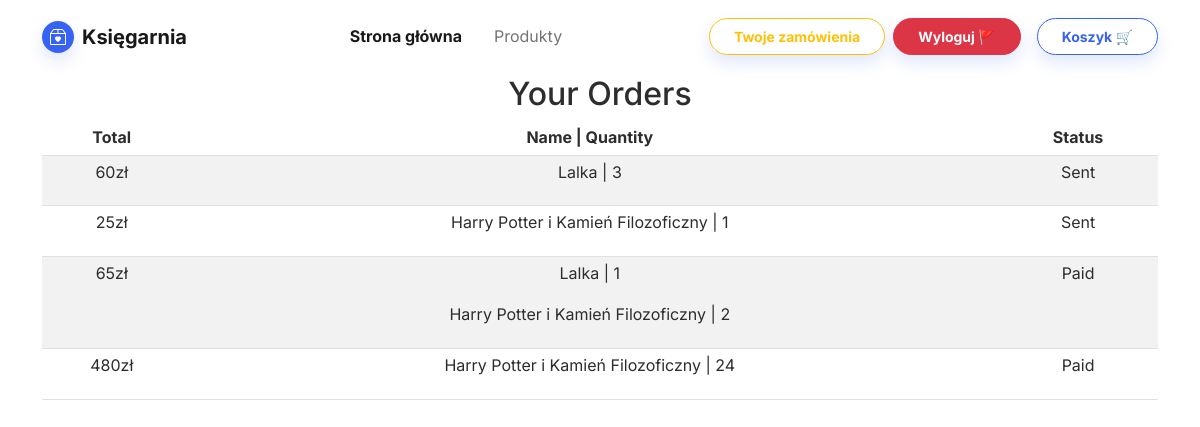
The page /customer_page.php (signed in) on the database its author committed.
### tables this page shows
CREATE TABLE `orders` (
  `id` int(11) NOT NULL,
  `idUser` int(11) NOT NULL,
  `total` int(11) NOT NULL,
  `orderDate` date NOT NULL,
  `status` varchar(11) NOT NULL DEFAULT 'Paid'
);

CREATE TABLE `orderdetail` (
  `id` int(11) NOT NULL,
  `idOrder` int(11) NOT NULL,
  `idProduct` int(11) NOT NULL,
  `quantity` int(11) NOT NULL
);

CREATE TABLE `products` (
  `id` int(11) NOT NULL,
  `name` varchar(250) NOT NULL,
  `description` varchar(1000) NOT NULL,
  `img` varchar(100) NOT NULL,
  `price` int(11) NOT NULL,
  `quantity` int(11) NOT NULL,
  `categoryId` int(11) NOT NULL
);

### customer_page.php (the view, shortened to what this page needs)
<!DOCTYPE html>
<html lang="en">
<head>
    <link rel="stylesheet" href="assets/bootstrap/css/bootstrap.min.css">
</head>
<body>
    <?php require_once 'navbar.php'; ?>
    <div class="container text-center">
        <div class="row">
            <div class="col col-md-14">
                <h2>Your Orders</h2>
                <tbody>
                    <?php
                    require_once "database_connect.php";
                    function getOrders($connection)
                    {
                        $orders = array();
                        $user = $_SESSION['id'];
                        $sql = "SELECT * FROM orders WHERE $user = idUser";
                        $result = $connection->query($sql);
                        if ($result->num_rows > 0) {
                            while ($row = $result->fetch_assoc()) {
                                $orders[] = $row;
                            }
                        }
                        return $orders;
                    }
                    function getOrdersDetail($connection)
                    {
                        $ordersD = array();
                        $sql = "SELECT products.name AS productName, orderdetail.quantity AS quantity, orderdetail.idOrder FROM `products`, `orderdetail` WHERE products.id=orderdetail.idProduct";
                        $result = $connection->query($sql);
                        if ($result->num_rows > 0) {
                            while ($row = $result->fetch_assoc()) {
                                $ordersD[] = $row;
                            }
                        }
                        return $ordersD;
                    }
                    $orders = getOrders($connection);
                    if (empty($orders)) {
                        echo '<tr><h3>Nic jeszcze nie zamówiłeś.</h3></tr>';
                    } else {
                        echo '<table class="table table-striped table-hover table-sm">
                            <thead>
                                <tr>
                                    <th scope="col">Total</th>
                                    <th scope="col">Name | Quantity</th>
                                    <th scope="col">Status</th>
                                </tr>
                            </thead>';
                        foreach ($orders as $order) {
                            echo '
                                <tr>
                                <td>' . $order['total'] . 'zł</td>
                                <td>';
                            foreach (getOrdersDetail($connection) as $orderD) {
                                if ($order['id'] == $orderD['idOrder']) {
                                    echo '
                                    <p>' . $orderD['productName'] . ' | ' . $orderD['quantity'] . '</p>';
                                }
                            }
                            echo '
                            </td>
                            <td>' . $order['status'] . '</td>
                            </tr>';
                        }
                    }
                    ?>
                </tbody>
            </div>
        </div>
    </div>
</body>
</html>

### navbar.php (shortened to what this page needs)
<nav class="navbar navbar-light navbar-expand-md sticky-top navbar-shrink py-3" id="mainNav">
    <div class="container"><a class="navbar-brand d-flex align-items-center" href="index.php"><span class="bs-icon-sm bs-icon-circle bs-icon-primary shadow d-flex justify-content-center align-items-center me-2 bs-icon">
                </span><span>Księgarnia</span></a>
        <div class="collapse navbar-collapse" id="navcol-1">
            <ul class="navbar-nav mx-auto">
                <li class="nav-item"><a class="nav-link active" href="index.php">Strona główna</a></li>
                <li class="nav-item"><a class="nav-link" href="products_page.php">Produkty</a></li>
            </ul>
            <?php
            if (isset($_SESSION['logged_flag']) && $_SESSION['logged_flag'] == true) {
                echo '<a class="btn btn-outline-warning shadow me-2 btn-sm" role="button" href="customer_page.php">Twoje zamówienia</a>';
                echo '<a class="btn btn-danger shadow me-2 btn-sm" role="button" href="logout_script.php">Wyloguj 🚩</a>';
                echo '<a class="btn btn-outline-primary shadow ms-2 btn-sm" role="button" href="cart_page.php">Koszyk 🛒</a>';
            } else {
                echo '<a class="btn btn-primary shadow me-2 btn-sm" role="button" href="login_page.php">Zaloguj się</a>';
            }
            ?>
        </div>
    </div>
</nav>

### rows shown on the page
orders: total "60", status "Sent"
orderdetail: idProduct.name "Lalka", quantity "3"
orders: total "25", status "Sent"
orderdetail: idProduct.name "Harry Potter i Kamień Filozoficzny", quantity "1"
orders: total "65", status "Paid"
orderdetail: idProduct.name "Lalka", quantity "1"
orderdetail: idProduct.name "Harry Potter i Kamień Filozoficzny", quantity "2"
orders: total "480", status "Paid"
orderdetail: idProduct.name "Harry Potter i Kamień Filozoficzny", quantity "24"
